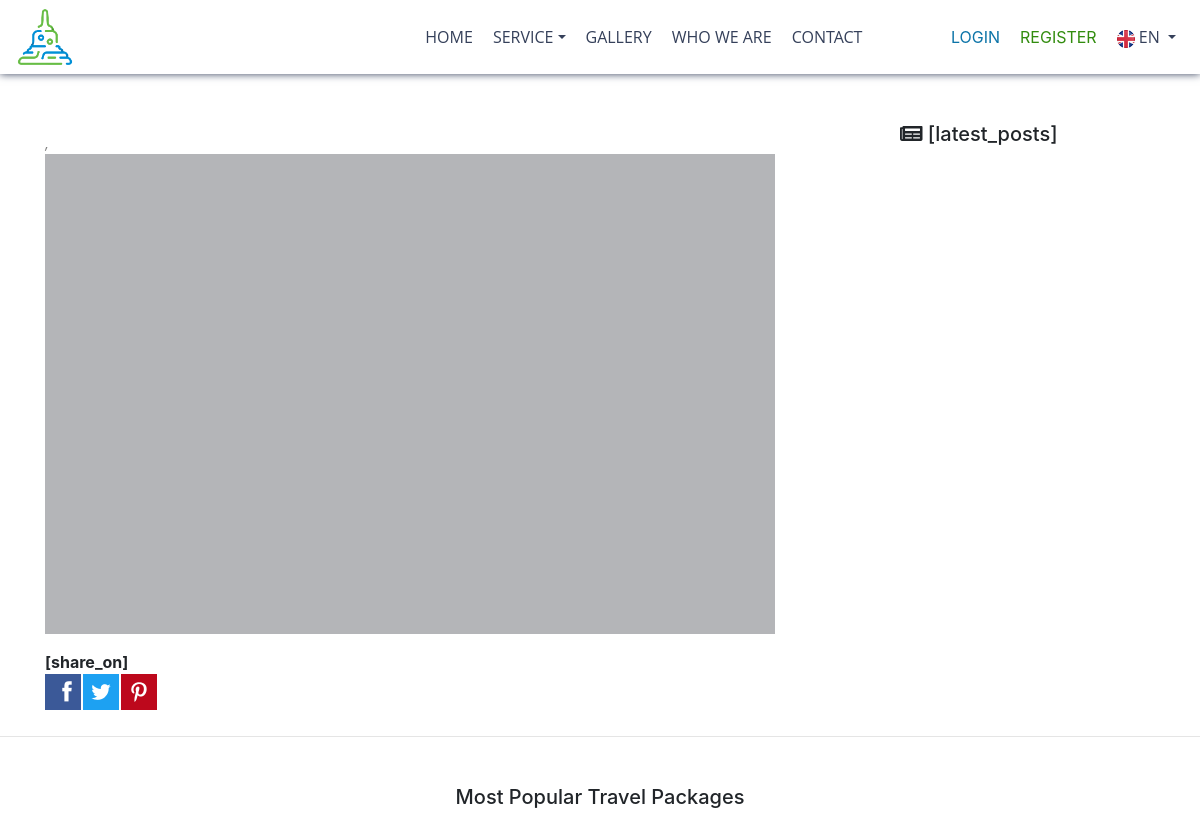
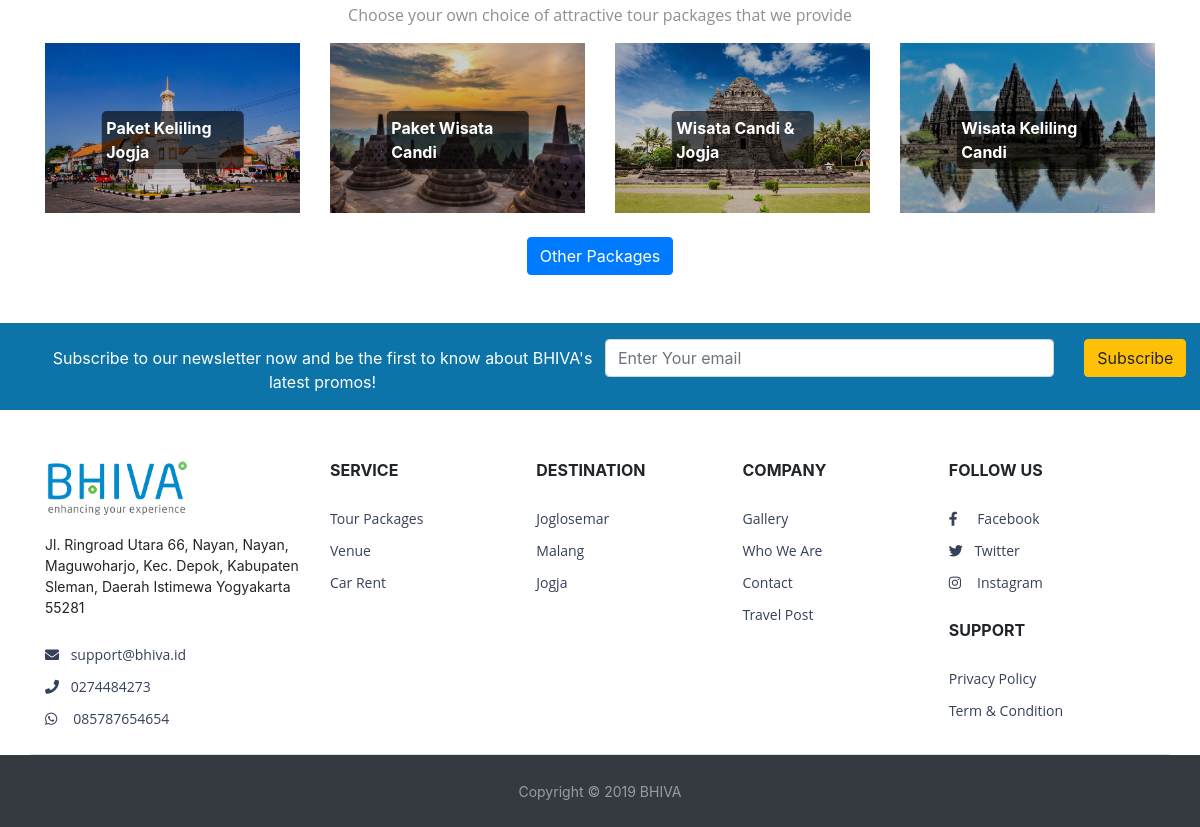
/index.php/travelpost/read, run on an earlier commit of the app's database (2 pictures, top to bottom).
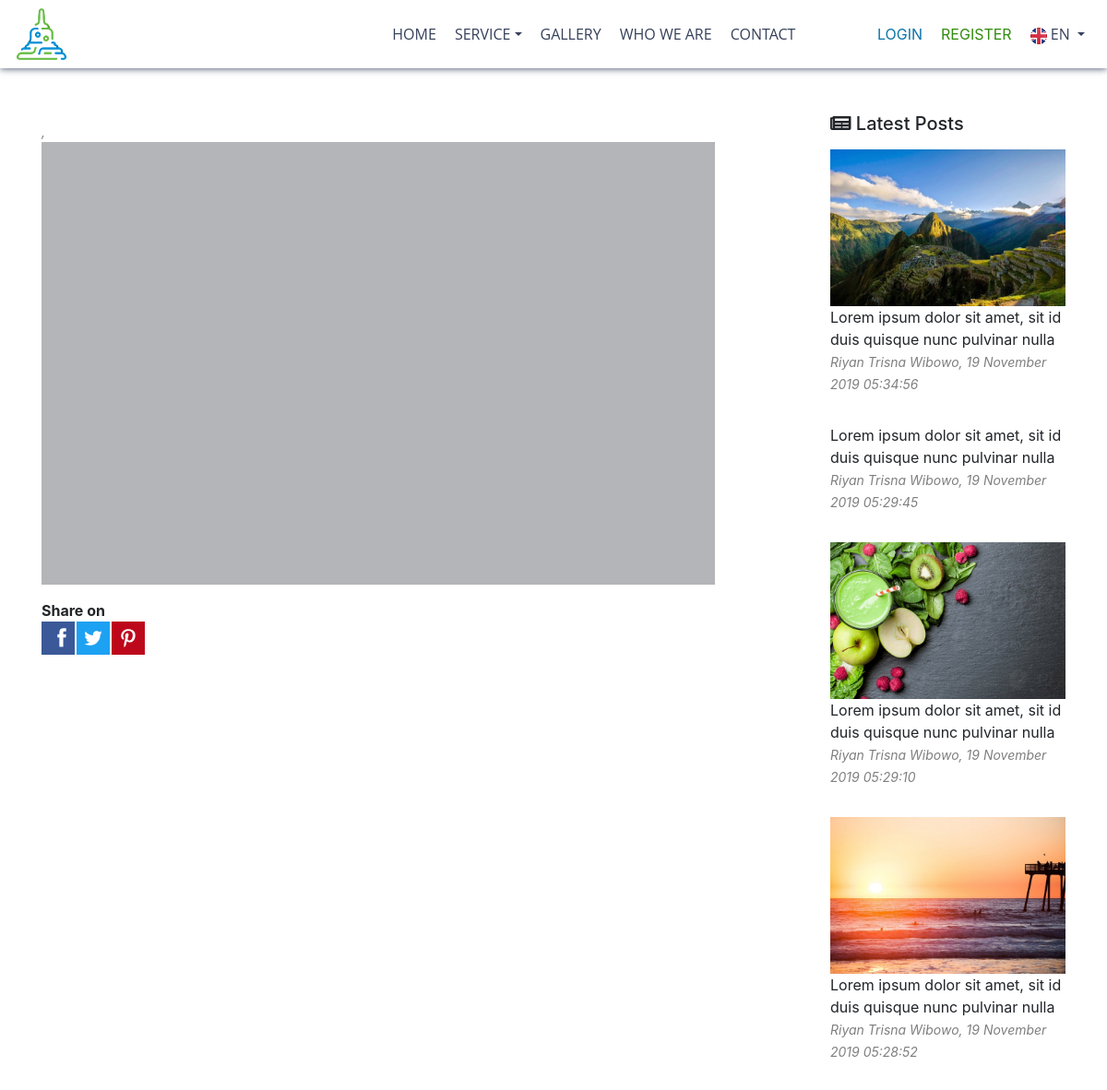
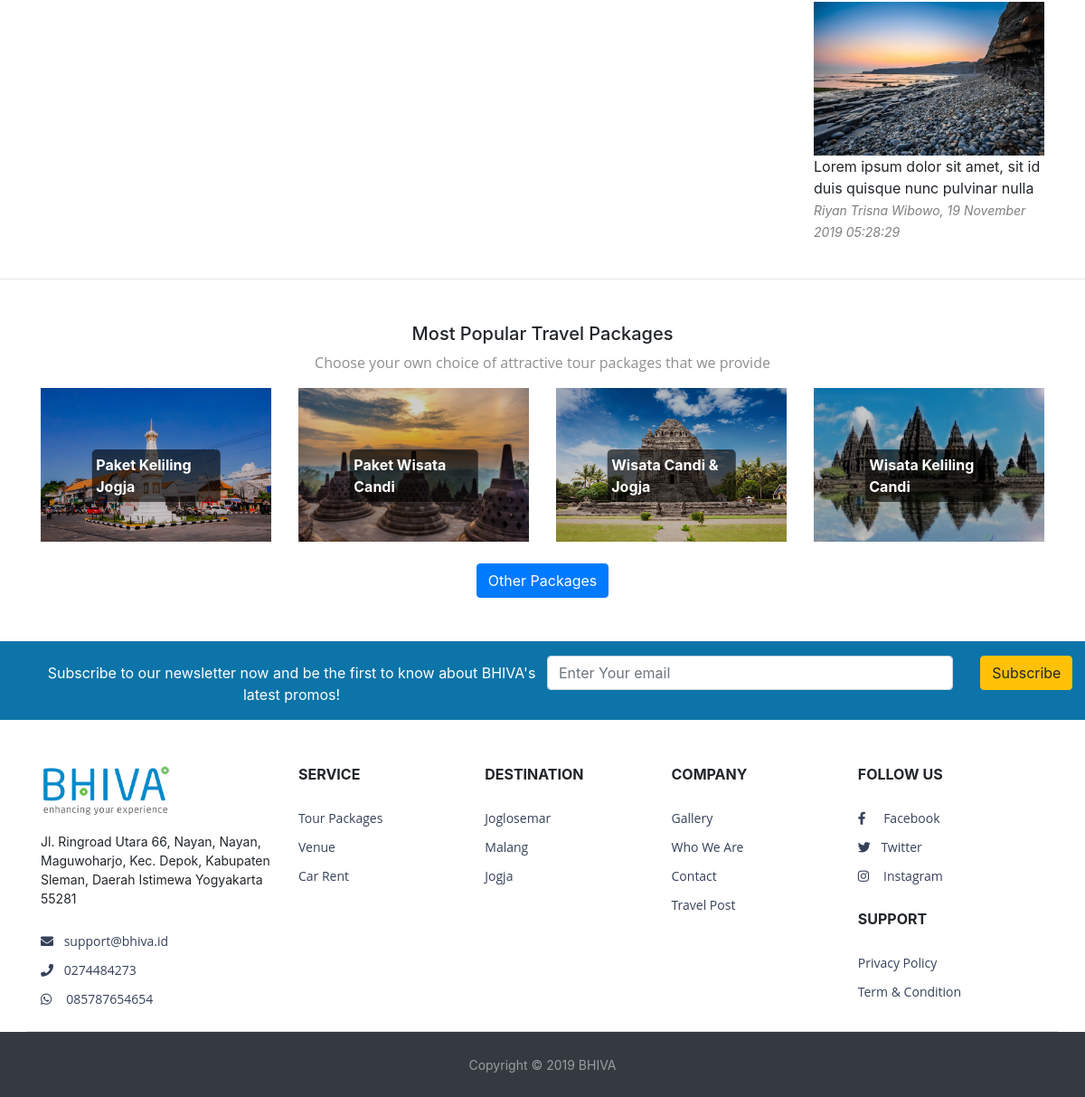
And on a later commit of the database (2 pictures, top to bottom).
### tables this page shows
CREATE TABLE `mst_tourpackages` (
  `tourpackages_id` int(11) NOT NULL AUTO_INCREMENT,
  `tourpackages_base_price_local` decimal(20,2) DEFAULT NULL COMMENT 'harga (perorang) jika tiidak ada harga terjadwal yg di set',
  `tourpackages_base_price_foreign` decimal(20,2) DEFAULT NULL COMMENT 'harga (perorang) jika tiidak ada harga terjadwal yg di set',
  `tourpackages_is_rating_manual` tinyint(1) DEFAULT NULL COMMENT '0=no, 1=yes',
  `tourpackages_rating_manual` varchar(4) DEFAULT NULL COMMENT '1,2,3,4,5 (bintang) manual',
  `tourpackages_total_rater_manual` tinyint(11) DEFAULT NULL COMMENT 'jumlah penilai manual',
  `tourpackages_status` tinyint(1) DEFAULT NULL COMMENT '0=not active, 1=active',
  `insert_user_id` bigint(20) DEFAULT NULL,
  `insert_datetime` datetime DEFAULT NULL,
  `update_user_id` bigint(20) DEFAULT NULL,
  `update_datetime` datetime DEFAULT NULL,
  PRIMARY KEY (`tourpackages_id`)
);

CREATE TABLE `cms_service_text` (
  `servicetext_service_id` int(11) DEFAULT NULL,
  `servicetext_lang` varchar(5) DEFAULT NULL,
  `servicetext_name` varchar(250) DEFAULT NULL,
  `servicetext_text` text,
  KEY `servicetext_service_id` (`servicetext_service_id`),
  KEY `servicetext_lang` (`servicetext_lang`),
  CONSTRAINT `cms_service_text_ibfk_1` FOREIGN KEY (`servicetext_service_id`) REFERENCES `cms_service` (`service_id`) ON DELETE CASCADE ON UPDATE CASCADE
);

CREATE TABLE `ref_destination_location` (
  `desloc_id` int(11) NOT NULL AUTO_INCREMENT,
  `desloc_name` varchar(250) DEFAULT NULL,
  `desloc_order` int(11) DEFAULT NULL,
  `desloc_is_show_home` tinyint(1) DEFAULT NULL COMMENT '0=no, 1=yes',
  `insert_user_id` bigint(20) DEFAULT NULL,
  `insert_datetime` datetime DEFAULT NULL,
  `update_user_id` bigint(20) DEFAULT NULL,
  `update_datetime` datetime DEFAULT NULL,
  PRIMARY KEY (`desloc_id`)
);

CREATE TABLE `cms_travelpost` (
  `travelpost_id` int(11) NOT NULL AUTO_INCREMENT,
  `travelpost_status` tinyint(1) DEFAULT NULL COMMENT '0=not active, 1=active',
  `insert_user_id` bigint(20) DEFAULT NULL,
  `insert_datetime` datetime DEFAULT NULL,
  `update_user_id` bigint(20) DEFAULT NULL,
  `update_datetime` datetime DEFAULT NULL,
  PRIMARY KEY (`travelpost_id`)
);

CREATE TABLE `cms_travelpost_text` (
  `travelposttext_travelpost_id` int(11) DEFAULT NULL,
  `travelposttext_lang` varchar(5) DEFAULT NULL,
  `travelposttext_name` varchar(250) DEFAULT NULL,
  `travelposttext_text` text,
  KEY `desttext_destination_id` (`travelposttext_travelpost_id`),
  KEY `desttext_lang` (`travelposttext_lang`),
  CONSTRAINT `cms_travelpost_text_ibfk_1` FOREIGN KEY (`travelposttext_travelpost_id`) REFERENCES `cms_travelpost` (`travelpost_id`) ON DELETE CASCADE ON UPDATE CASCADE
);

CREATE TABLE `core_user` (
  `user_id` bigint(20) NOT NULL AUTO_INCREMENT,
  `user_real_name` varchar(250) DEFAULT NULL,
  `user_password` varchar(150) DEFAULT NULL,
  `user_email` varchar(250) DEFAULT NULL,
  `user_phone` varchar(16) DEFAULT NULL,
  `user_gender` enum('male','female') DEFAULT NULL,
  `user_birthday` date DEFAULT NULL,
  `user_address` text,
  `user_is_admin` tinyint(1) DEFAULT NULL COMMENT '0 = no, 1 = yes',
  `user_lang` varchar(5) DEFAULT NULL,
  `user_last_login` datetime DEFAULT NULL,
  `user_status` tinyint(1) DEFAULT NULL COMMENT '0=not active, 1=active',
  `user_photo` text,
  `user_desc` text,
  `insert_user_id` bigint(20) DEFAULT NULL,
  `insert_datetime` datetime DEFAULT NULL,
  `update_user_id` bigint(20) DEFAULT NULL,
  `update_datetime` datetime DEFAULT NULL,
  PRIMARY KEY (`user_id`)
);

### application/controllers/Travelpost.php (called while the page is built, shortened)
<?php
class Travelpost extends CI_Controller {
	function __construct()
	{
		$this->load->model('data');
	}
	public function read()
	{
		$data['lang'] = $this->data->getLang();
		$data['lang_set'] = $this->data->getLangDetail();
		$data['path_language'] = $this->config->item('path_language');
		$data['service'] = $this->data->getService();
		$data['contact'] = $this->data->getContact();
		$data['destination_location'] = $this->data->getDestinationLocation();
		$data['tourpackages'] = $this->data->getTourpackages();
		$id = $this->uri->segment('3');
		$data['travelpost'] = $this->data->getTravelPostDetail($id);
		$data['travelpost_image'] = $this->data->getTravelPostDetailImage($id);
		$data['travelpost_latest'] = $this->data->getTravelPostLatest($id);
		if(!empty($data['travelpost_latest'])){
			foreach ($data['travelpost_latest'] as $key => $value) {
				$data['travelpost_latest'][$key]->date = $this->data->getDatetimeIndo($value->date);
			}
		}
		$this->load->view('travelpost_read', $data);
	}
}

### index.php (called while the page is built, shortened)
<?php
require_once BASEPATH.'core/CodeIgniter.php';

### application/helpers/lang_helper.php (called while the page is built, shortened)
<?php
if (! function_exists('MultiLang')) {
    function MultiLang($code = '')
    {
        $ci=& get_instance();
        $user_lang = $ci->session->userdata('user_lang');
        if(empty($user_lang)){
            $user_lang = 'en';
        }
        $sql = "
            SELECT
                b.`keytext_text` AS 'text'
            FROM
                `core_key` a
                LEFT JOIN `core_key_text` b ON b.`keytext_key_id` = a.`key_id`
            WHERE
                a.`key_code` = '$code'
                AND  b.`keytext_lang_code` = '$user_lang'
        ";
        $query = $ci->db->query($sql);
        $row = $query->row();
        if(!empty($row)){
            return $row->text;
        }else{
            return '['.$code.']';
        }
    }
}

### application/models/Data.php (called while the page is built, shortened)
<?php
class Data extends CI_Model {
    public function __construct(){
        $this->default = $this->load->database('default', TRUE);
        $this->user_lang = !empty($this->session->userdata('user_lang')) ? $this->session->userdata('user_lang') : 'en';
    }
    public function getTourpackages(){
        $path_tourpackages_upload = $this->config->item('path_tourpackages_upload');
        $query = "
            SELECT
                a.`tourpackages_id` AS id,
                a.`tourpackages_base_price_local` AS `base_price_local`,
                b.`tourpackagestext_name` AS 'name',
                CONCAT('".$path_tourpackages_upload."',c.`tourpackagesimg_img`) AS 'img'
            FROM
                `mst_tourpackages` a
                LEFT JOIN `mst_tourpackages_text` b ON b.`tourpackagestext_tourpackages_id` = a.`tourpackages_id` AND b.`tourpackagestext_lang` = '".$this->user_lang."'
                LEFT JOIN `mst_tourpackages_img` c ON c.`tourpackagesimg_tourpackages_id` = a.`tourpackages_id` AND c.`tourpackagesimg_order` = 1
            WHERE
                a.`tourpackages_status` = 1
            ORDER BY
                (SELECT COUNT(trx.`transactiontourpackages_transaction_id`) FROM `trx_transaction_tourpackages` trx WHERE trx.transactiontourpackages_tourpackages_id = a.`tourpackages_id`) DESC
            LIMIT 4
        ";
        $result = $this->default->query($query);
        return $result->result();
    }
    public function getDestinationLocation(){
        $query = "
            SELECT
                a.`desloc_id` AS `id`,
                a.`desloc_name` AS `name`
            FROM
                `ref_destination_location` a
            ORDER BY
                a.`desloc_order` ASC
        ";
        $result = $this->db->query($query);
        return $result->result();
    }
    public function getService(){
        $path_service_upload = $this->config->item('path_service_upload');
        $query = "
            SELECT
                a.`service_id` AS `id`,
                a.`service_order` AS 'order',
                a.`service_status` AS 'status',
                CONCAT('".$path_service_upload."',c.`serviceimg_img`) AS img,
                b.`servicetext_name` AS 'name',
                b.`servicetext_text` AS 'text'
            FROM
                `cms_service` a
            LEFT JOIN `cms_service_text` b ON b.`servicetext_service_id` = a.`service_id` AND b.`servicetext_lang` = '".$this->user_lang."'
            LEFT JOIN `cms_service_img` c ON c.`serviceimg_service_id` = a.`service_id` AND c.`serviceimg_order` = 1
            WHERE
                a.`service_status`= 1
            ORDER BY `service_order`
        ";
        $result = $this->default->query($query);
        return $result->result();
    }
    public function getTravelPostLatest($id){
        $path_travelpost_upload = $this->config->item('path_travelpost_upload');
        $query = "
            SELECT
                a.`travelpost_id` AS `id`,
                a.`travelpost_status` AS 'status',
                CONCAT('".$path_travelpost_upload."',c.`travelpostimg_img`) AS img,
                b.`travelposttext_name` AS 'name',
                b.`travelposttext_text` AS 'text',
                d.`user_real_name` AS creator,
                IFNULL(a.`update_datetime`, a.`insert_datetime`) AS date
            FROM
                `cms_travelpost` a
            LEFT JOIN `cms_travelpost_text` b ON b.`travelposttext_travelpost_id` = a.`travelpost_id` AND b.`travelposttext_lang` = '".$this->user_lang."'
            LEFT JOIN `cms_travelpost_img` c ON c.`travelpostimg_travelpost_id` = a.`travelpost_id` AND c.`travelpostimg_order` = 1
            LEFT JOIN core_user d ON d.user_id = IFNULL(a.`update_user_id`, a.`insert_user_id`)
            WHERE
                a.`travelpost_status`= 1
                AND a.`travelpost_id` NOT IN ('".$id."')
            ORDER BY `travelpost_id` DESC
            LIMIT 5
        ";
        $result = $this->default->query($query);
        return $result->result();
    }
}

### application/views/travelpost_read.php (the view, shortened to what the changed rows need)
<!DOCTYPE html>
<html>
		<?php
			$this->load->view('header');
		?>
		<div class="container mt-5">
			<div class="row">
				<div class="col-md-8 col-sm-12">
					<span class="font-italic text-black-50" style="font-size: 14px;"><?php echo $travelpost->creator;?>, <?php echo $travelpost->date;?></span>
					<div id="carouselExampleIndicators" class="carousel fade-carousel slide" data-ride="carousel">
						<div class="overlay"></div>
					</div>
					<b><?php echo MultiLang('share_on'); ?></b>
					<div class="ssk-group">
						<a href="javascript:void(0)" onclick="window.open('https://facebook.com/sharer/sharer.php?u=<?php echo base_url();?>travelpost/read/<?php echo $travelpost->id.'/'.(str_replace(' ','-',$travelpost->name));?>','_blank','directories=no,titlebar=no,toolbar=no,location=no,status=no,menubar=no, scrollbars=yes, resizable=yes, width=800, height=600');" class="ssk ssk-facebook"></a>
						<a href="javascript:void(0)" onclick="window.open('https://twitter.com/share?url=<?php echo base_url();?>travelpost/read/<?php echo $travelpost->id.'/'.(str_replace(' ','-',$travelpost->name));?>','_blank','directories=no,titlebar=no,toolbar=no,location=no,status=no,menubar=no, scrollbars=yes, resizable=yes, width=800, height=600');" class="ssk ssk-twitter"></a>
						<a href="javascript:void(0)" onclick="window.open('https://pinterest.com/pin/create/button/?url=<?php echo base_url();?>travelpost/read/<?php echo $travelpost->id.'/'.(str_replace(' ','-',$travelpost->name));?>&description=<?php echo (str_replace(' ','-',$travelpost->name));?>','_blank','directories=no,titlebar=no,toolbar=no,location=no,status=no,menubar=no, scrollbars=yes, resizable=yes, width=800, height=600');" class="ssk ssk-pinterest"></a>
					</div>
				</div>
				<div class="col-md-3 col-sm-12">
					<div class="">
						<h5><i class="fas fa-newspaper"></i> <?php echo MultiLang('latest_posts'); ?></h5>
					</div>
					<?php
						if(!empty($travelpost_latest)){
							foreach ($travelpost_latest as $key => $value) {
						?>
						<a class="text-decoration-none" href="<?php echo base_url();?>travelpost/read/<?php echo $value->id.'/'.(str_replace(' ','-',$value->name));?>">
							<div class="mt-3 row">
								<img class="col-sm-12 d-block h100" src="<?php echo base_url().$value->img;?>" alt="">
								<p class="col-sm-12" style="color: #212529;">
									<?php echo $value->name; ?>
									<br>
									<span class="font-italic text-black-50" style="font-size: 14px;"><?php echo $value->creator;?>, <?php echo $value->date;?></span>
								</p>
							</div>
						</a>
						<?php
							}
						}
						?>
				</div>
			</div>
		</div>
		<div class="container mb-5">
			<div class="row text-center text-lg-left justify-content-center">
				<?php
				if(!empty($tourpackages)){
					foreach ($tourpackages as $key => $value) {
				?>
					<div class="col-lg-3 col-md-6 col-sm-12">
						<a href="#" class="d-block mb-4 h-100">
							<div class=" img-hover-zoom img-hover-zoom--brightness">
								<img class="img-fluid" src="<?php echo base_url().$value->img;?>" alt="">
								<span class="centered-text-img"><?php echo $value->name;?></span>
							</div>
						</a>
					</div>
				<?php
					}
				}
				?>
			</div>
		</div>
		<?php
			$this->load->view('footer');
		?>
	</body>
</html>

### application/views/footer.php (shortened to what the changed rows need)
<footer>
    <div class="container pt-5 border-bottom">
        <div class="row">
            <div class="col-md-9 col-sm-12">
                <div class="col-md-3 col-sm-6 col-6 p-0 float-left mb-3">
                    <ul class="list-group">
                        <?php
                        if(!empty($service)){
                            foreach ($service as $key => $value) {
                        ?>
                        <li class="list-group-item bg-transparent border-0 p-0 mb-2 font-footer">
                            <a href="<?php echo base_url();?>service/view/<?php echo $value->id.'/'.(str_replace(' ','-',$value->name));?>"><?php echo $value->name?></a>
                        </li>
                        <?php
                            }
                        }
                        ?>
                    </ul>
                </div>
                <div class="col-md-3 col-sm-6 col-6 p-0 float-left mb-3">
                    <ul class="list-group">
                        <?php
                        if(!empty($destination_location)){
                            foreach ($destination_location as $key => $value) {
                        ?>
                        <li class="list-group-item bg-transparent border-0 p-0 mb-2 font-footer">
                            <a href="#"><?php echo $value->name?></a>
                        </li>
                        <?php
                            }
                        }
                        ?>
                    </ul>
                </div>
            </div>
        </div>
    </div>
</footer>

What changed in the data, as far as the page shows it:
added cms_travelpost: shows a picture, cms_travelpost_text.travelposttext_name "Lorem ipsum dolor sit amet, sit id duis quisque nunc pulvinar nulla", core_user.user_real_name "Riyan Trisna Wibowo", date "19 November 2019 05:34:56"
added cms_travelpost: cms_travelpost_text.travelposttext_name "Lorem ipsum dolor sit amet, sit id duis quisque nunc pulvinar nulla", core_user.user_real_name "Riyan Trisna Wibowo", date "19 November 2019 05:29:45"
added cms_travelpost: shows a picture, cms_travelpost_text.travelposttext_name "Lorem ipsum dolor sit amet, sit id duis quisque nunc pulvinar nulla", core_user.user_real_name "Riyan Trisna Wibowo", date "19 November 2019 05:29:10"
added cms_travelpost: shows a picture, cms_travelpost_text.travelposttext_name "Lorem ipsum dolor sit amet, sit id duis quisque nunc pulvinar nulla", core_user.user_real_name "Riyan Trisna Wibowo", date "19 November 2019 05:28:52"
added cms_travelpost: shows a picture, cms_travelpost_text.travelposttext_name "Lorem ipsum dolor sit amet, sit id duis quisque nunc pulvinar nulla", core_user.user_real_name "Riyan Trisna Wibowo", date "19 November 2019 05:28:29"
Also different on the page:
MultiLang('share_on'): "[share_on]" → "Share on"
MultiLang('latest_posts'): "[latest_posts]" → "Latest Posts"
